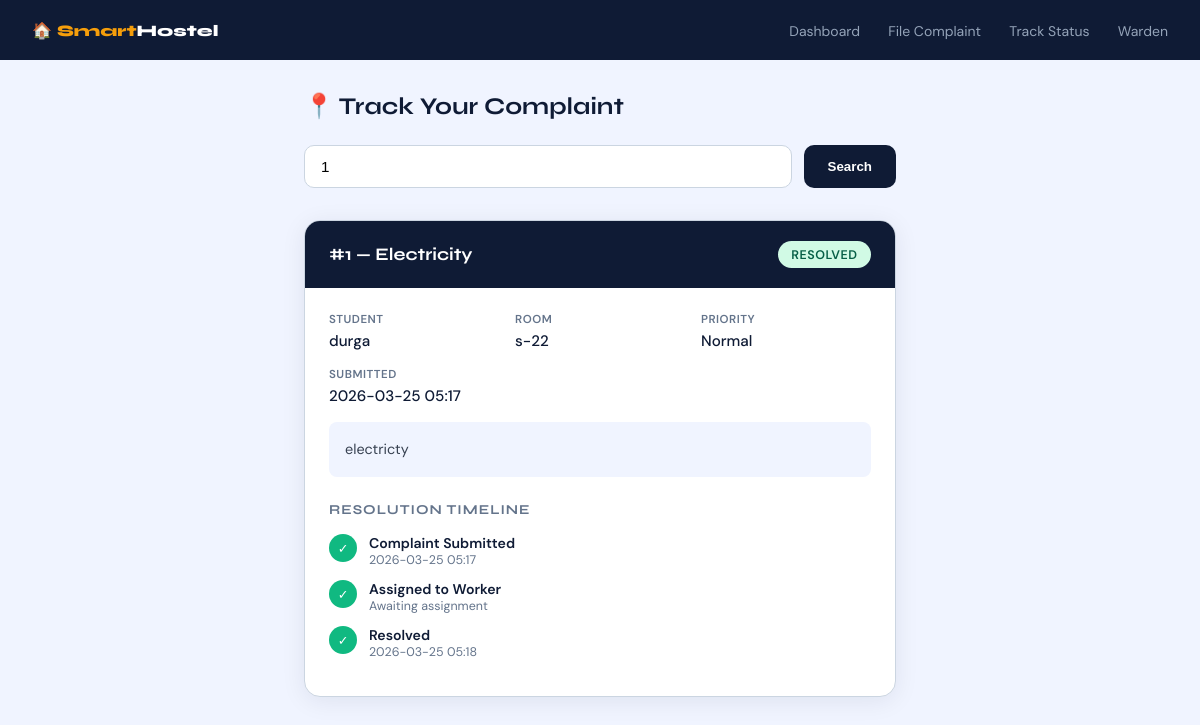
Screenshot of /track?id=1 with the database file from the repository.
### tables this page shows
CREATE TABLE complaints 
                        (id INTEGER PRIMARY KEY, 
                         name TEXT, category TEXT, issue TEXT, 
                         status TEXT, photo TEXT, room_number TEXT, email TEXT, priority TEXT DEFAULT 'Normal', assigned_worker TEXT, submitted_at TIMESTAMP DEFAULT CURRENT_TIMESTAMP, deadline TIMESTAMP, resolved_at TIMESTAMP, escalated INTEGER DEFAULT 0, warden_note TEXT);

### app.py (the view)
@app.route('/track')
def track():
    complaint_id = request.args.get('id')
    complaint = None
    if complaint_id:
        with get_db() as conn:
            complaint = conn.execute("SELECT * FROM complaints WHERE id=?", (complaint_id,)).fetchone()
    return render_template('track.html', complaint=complaint, searched=bool(complaint_id))

### app.py (called while the page is built)
def get_db():
    conn = sqlite3.connect('hostel.db')
    conn.row_factory = sqlite3.Row
    return conn

### templates/track.html (shortened to what this page needs)
<!DOCTYPE html>
<html lang="en">
<head>
</head>
<body>
<nav>
  <div class="brand">🏠 <span>Smart</span>Hostel</div>
  <div>
    <a href="/student_dashboard">Dashboard</a>
    <a href="/student">File Complaint</a>
    <a href="/track">Track Status</a>
    <a href="/login">Warden</a>
  </div>
</nav>
<div class="page">
  <h2>📍 Track Your Complaint</h2>
  <form method="GET" action="/track" class="search-bar">
    <input type="number" name="id" placeholder="Enter your Complaint ID (e.g. 7)"
           value="{% if complaint %}{{ complaint['id'] }}{% endif %}">
    <button type="submit">Search</button>
  </form>
  {% if complaint %}
  <div class="complaint-card">
    <div class="card-header">
      <h3>#{{ complaint['id'] }} — {{ complaint['category'] }}</h3>
      <span class="badge badge-{{ complaint['status'] }}">{{ complaint['status'] }}</span>
    </div>
    <div class="card-body">
      <div class="info-row">
        <div class="info-item">
          <div class="label">Student</div>
          <div class="value">{{ complaint['name'] }}</div>
        </div>
        <div class="info-item">
          <div class="label">Room</div>
          <div class="value">{{ complaint['room_number'] or '—' }}</div>
        </div>
        <div class="info-item">
          <div class="label">Priority</div>
          <div class="value">{{ complaint['priority'] }}</div>
        </div>
        <div class="info-item">
          <div class="label">Submitted</div>
          <div class="value">{{ complaint['submitted_at'][:16] if complaint['submitted_at'] else '—' }}</div>
        </div>
      </div>
      <div class="issue-text">{{ complaint['issue'] }}</div>
      <div class="timeline">
        <div class="timeline-title">Resolution Timeline</div>
        <div class="step step-done">
          <div class="step-dot">✓</div>
          <div class="step-info">
            <div class="step-label">Complaint Submitted</div>
            <div class="step-time">{{ complaint['submitted_at'][:16] if complaint['submitted_at'] else '' }}</div>
          </div>
        </div>
        <div class="step {{ 'step-done' if complaint['status'] in ['In Progress','Resolved','Escalated'] else 'step-pending' }}">
          <div class="step-dot">{{ '✓' if complaint['status'] in ['In Progress','Resolved','Escalated'] else '2' }}</div>
          <div class="step-info">
            <div class="step-label">Assigned to Worker</div>
            <div class="step-time">{{ complaint['assigned_worker'] or 'Awaiting assignment' }}</div>
          </div>
        </div>
        <div class="step {{ 'step-done' if complaint['status'] == 'Resolved' else ('step-active' if complaint['status'] == 'In Progress' else 'step-pending') }}">
          <div class="step-dot">{{ '✓' if complaint['status'] == 'Resolved' else '3' }}</div>
          <div class="step-info">
            <div class="step-label">Resolved</div>
            <div class="step-time">{{ complaint['resolved_at'][:16] if complaint['resolved_at'] else ('Deadline: ' + complaint['deadline'][:16] if complaint['deadline'] else 'Pending') }}</div>
          </div>
        </div>
      </div>
    </div>
  </div>
  {% endif %}
</div>
</body>
</html>

### templates/track.html (style rules this page uses)
:root { --navy:#0f1b35; --blue:#1a56db; --sky:#3b82f6; --accent:#f59e0b; --light:#f0f4ff; --muted:#64748b; --border:#cbd5e1; }
* { box-sizing:border-box; margin:0; padding:0; }
body { font-family:'DM Sans',sans-serif; background:var(--light); min-height:100vh; }
nav { background:var(--navy); padding:0 2rem; display:flex; align-items:center; justify-content:space-between; height:60px; }
nav .brand { font-family:'Syne',sans-serif; font-weight:800; color:#fff; }
nav .brand span { color:var(--accent); }
nav a { color:#94a3b8; text-decoration:none; font-size:.875rem; margin-left:1.5rem; }
.page { max-width:640px; margin:0 auto; padding:2rem 1.5rem; }
h2 { font-family:'Syne',sans-serif; font-size:1.5rem; color:var(--navy); margin-bottom:1.5rem; }
.search-bar { display:flex; gap:.75rem; margin-bottom:2rem; }
.search-bar input { flex:1; padding:.75rem 1rem; border:1.5px solid var(--border); border-radius:10px; font-size:.95rem; outline:none; }
.search-bar button { padding:.75rem 1.5rem; background:var(--navy); color:#fff; border:none; border-radius:10px; font-weight:600; cursor:pointer; }
.complaint-card { background:#fff; border-radius:16px; box-shadow:0 4px 24px rgba(15,27,53,.08); border:1px solid var(--border); overflow:hidden; animation:fadeUp .4s ease; }
.card-header { background:var(--navy); padding:1.25rem 1.5rem; display:flex; justify-content:space-between; align-items:center; }
.card-header h3 { font-family:'Syne',sans-serif; color:#fff; font-size:1.1rem; }
.badge { padding:.35rem .85rem; border-radius:20px; font-size:.78rem; font-weight:600; text-transform:uppercase; letter-spacing:.5px; }
.badge-Resolved { background:#d1fae5; color:#065f46; }
.card-body { padding:1.5rem; }
.info-row { display:flex; gap:1rem; margin-bottom:.75rem; flex-wrap:wrap; }
.info-item { flex:1; min-width:160px; }
.info-item .label { font-size:.72rem; text-transform:uppercase; letter-spacing:.5px; color:var(--muted); font-weight:600; margin-bottom:.25rem; }
.info-item .value { font-size:.95rem; color:var(--navy); font-weight:500; }
.issue-text { background:var(--light); border-radius:8px; padding:1rem; font-size:.9rem; color:#374151; line-height:1.6; margin:1rem 0; }
.timeline { margin-top:1.5rem; }
.timeline-title { font-family:'Syne',sans-serif; font-weight:700; font-size:.85rem; color:var(--muted); text-transform:uppercase; letter-spacing:1px; margin-bottom:1rem; }
.step { display:flex; gap:.75rem; margin-bottom:.75rem; }
.step-dot { width:28px; height:28px; border-radius:50%; flex-shrink:0; display:flex; align-items:center; justify-content:center; font-size:.8rem; }
.step-done .step-dot { background:#10b981; color:#fff; }
.step-info .step-label { font-size:.88rem; font-weight:600; color:var(--navy); }
.step-info .step-time { font-size:.78rem; color:var(--muted); }

### rows the page displays
complaints: id "1", category "Electricity", status "RESOLVED", name "durga", room_number "s-22", priority "Normal", submitted_at "2026-03-25 05:17", issue "electricty", status "✓", resolved_at "2026-03-25 05:18"

### other values shown
{{ complaint['assigned_worker'] or 'Awaiting assignment' }} "Awaiting assignment"
